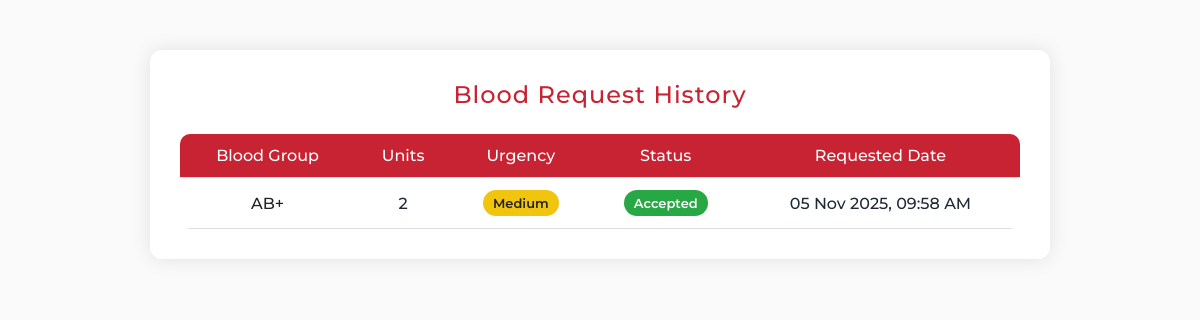
/hospital_request_history/ (signed in), run on an earlier commit of the app's database.
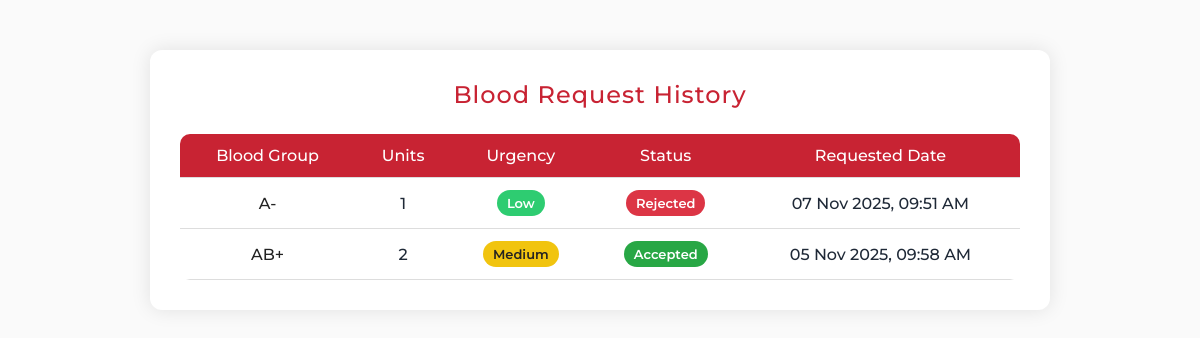
And on a later commit of the database.
### blood_bank_app/models.py (models this page shows, shortened)
class HospitalBloodRequest(models.Model):
    BLOOD_GROUP_CHOICES = [
        ('A+', 'A+'), ('A-', 'A-'),
        ('B+', 'B+'), ('B-', 'B-'),
        ('AB+', 'AB+'), ('AB-', 'AB-'),
        ('O+', 'O+'), ('O-', 'O-'),
    ]
    URGENCY_CHOICES = [
        ('Low', 'Low'),
        ('Medium', 'Medium'),
        ('High', 'High'),
    ]
    user = models.ForeignKey(User, on_delete=models.CASCADE, null=True, blank=True)
    hospital_name = models.ForeignKey(HospitalDetail, on_delete=models.CASCADE, null=True, blank=True)
    blood_group = models.CharField(max_length=3, choices=BLOOD_GROUP_CHOICES, null=True)
    units_required = models.IntegerField(null=True)
    required_date = models.DateField(validators=[validate_future_date],null=True)
    urgency = models.CharField(max_length=20, choices=URGENCY_CHOICES, default='Medium', null=True)
    status = models.CharField(
        max_length=20,
        choices=[('Pending', 'Pending'), ('Approved', 'Approved'), ('Rejected', 'Rejected')],
        default='Pending',
        null=True
    )
    requested_at = models.DateTimeField(auto_now_add=True, null=True)

### blood_bank_app/views.py (the view)
# urls.py: path('hospital_request_history/',views.hospital_request_history, name='hospital_request_history'),
@login_required
def hospital_request_history(request):
    try:
        hospital = HospitalDetail.objects.get(user=request.user)
    except HospitalDetail.DoesNotExist:
        messages.error(request, "Hospital details not found for this user.")
        return redirect('hospital_dashboard')
    requests = HospitalBloodRequest.objects.filter(hospital_name=hospital).order_by('-requested_at')
    return render(request, 'hopital/hospital_request_history.html', {'requests': requests})

### blood_bank_app/templates/hopital/hospital_request_history.html (shortened to what this page needs)
{% extends 'master.html' %}
{% block content %}
<div class="container">
    <h2>Blood Request History</h2>
    <table>
        <thead>
            <tr>
                <th>Blood Group</th>
                <th>Units</th>
                <th>Urgency</th>
                <th>Status</th>
                <th>Requested Date</th>
            </tr>
        </thead>
        <tbody>
            {% for req in requests %}
            <tr>
                <td><strong>{{ req.blood_group }}</strong></td>
                <td>{{ req.units_required }}</td>
                <td>
                    {% if req.urgency == 'High' %}
                        <span class="badge badge-high">High</span>
                    {% elif req.urgency == 'Medium' %}
                        <span class="badge badge-medium">Medium</span>
                    {% else %}
                        <span class="badge badge-low">Low</span>
                    {% endif %}
                </td>
                <td>
                    {% if req.status == 'Accepted' %}
                        <span class="badge badge-approved">Accepted</span>
                    {% elif req.status == 'Rejected' %}
                        <span class="badge badge-rejected">Rejected</span>
                    {% else %}
                        <span class="badge badge-pending">Pending</span>
                    {% endif %}
                </td>
                <td>{{ req.requested_at|date:"d M Y, h:i A" }}</td>
            </tr>
            {% empty %}
            <tr>
                <td colspan="5">No blood requests found.</td>
            </tr>
            {% endfor %}
        </tbody>
    </table>
</div>
{% endblock %}

What changed in the data, as far as the page shows it:
added HospitalBloodRequest: blood_group "A-", units_required "1", urgency "Low", status "Rejected", requested_at "07 Nov 2025, 09:51 AM"
